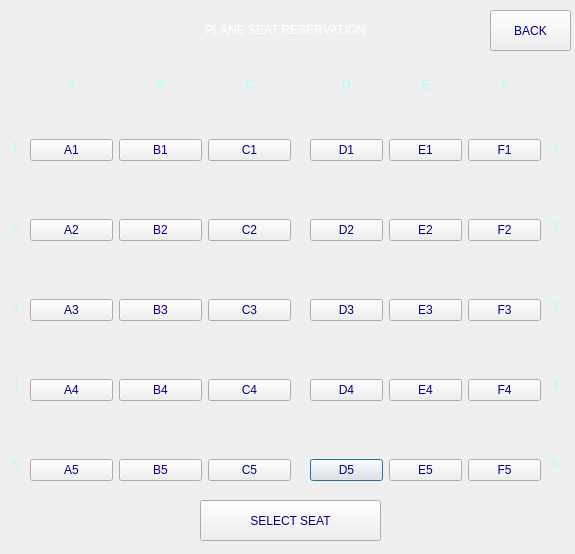
<?xml version="1.0" encoding="UTF-8"?>
<ui version="4.0">
 <class>seatsreservation</class>
 <widget class="QDialog" name="seatsreservation">
  <property name="geometry">
   <rect>
    <x>0</x>
    <y>0</y>
    <width>575</width>
    <height>554</height>
   </rect>
  </property>
  <property name="windowTitle">
   <string>Mabuhay Flights - SEAT SELECTION</string>
  </property>
  <widget class="QLabel" name="label">
   <property name="geometry">
    <rect>
     <x>0</x>
     <y>20</y>
     <width>571</width>
     <height>20</height>
    </rect>
   </property>
   <property name="styleSheet">
    <string notr="true">color: rgb(255, 255, 255);
font: 700 15pt &quot;Segoe UI&quot;;</string>
   </property>
   <property name="text">
    <string>PLANE SEAT RESERVATION</string>
   </property>
   <property name="alignment">
    <set>Qt::AlignCenter</set>
   </property>
  </widget>
  <widget class="QWidget" name="layoutWidget">
   <property name="geometry">
    <rect>
     <x>310</x>
     <y>70</y>
     <width>231</width>
     <height>29</height>
    </rect>
   </property>
   <layout class="QHBoxLayout" name="horizontalLayout_2">
    <item>
     <widget class="QLabel" name="label_5">
      <property name="styleSheet">
       <string notr="true">color: rgb(170, 255, 255);
font: 700 15pt &quot;Segoe UI&quot;;</string>
      </property>
      <property name="text">
       <string>D</string>
      </property>
      <property name="alignment">
       <set>Qt::AlignCenter</set>
      </property>
     </widget>
    </item>
    <item>
     <widget class="QLabel" name="label_6">
      <property name="styleSheet">
       <string notr="true">color: rgb(170, 255, 255);
font: 700 15pt &quot;Segoe UI&quot;;</string>
      </property>
      <property name="text">
       <string>E</string>
      </property>
      <property name="alignment">
       <set>Qt::AlignCenter</set>
      </property>
     </widget>
    </item>
    <item>
     <widget class="QLabel" name="label_7">
      <property name="styleSheet">
       <string notr="true">color: rgb(170, 255, 255);
font: 700 15pt &quot;Segoe UI&quot;;</string>
      </property>
      <property name="text">
       <string>F</string>
      </property>
      <property name="alignment">
       <set>Qt::AlignCenter</set>
      </property>
     </widget>
    </item>
   </layout>
  </widget>
  <widget class="QWidget" name="layoutWidget_5">
   <property name="geometry">
    <rect>
     <x>0</x>
     <y>110</y>
     <width>31</width>
     <height>391</height>
    </rect>
   </property>
   <layout class="QVBoxLayout" name="verticalLayout_9">
    <item>
     <widget class="QLabel" name="label_18">
      <property name="styleSheet">
       <string notr="true">color: rgb(170, 255, 255);
font: 700 15pt &quot;Segoe UI&quot;;</string>
      </property>
      <property name="text">
       <string>1</string>
      </property>
      <property name="alignment">
       <set>Qt::AlignCenter</set>
      </property>
     </widget>
    </item>
    <item>
     <widget class="QLabel" name="label_19">
      <property name="styleSheet">
       <string notr="true">color: rgb(170, 255, 255);
font: 700 15pt &quot;Segoe UI&quot;;</string>
      </property>
      <property name="text">
       <string>2</string>
      </property>
      <property name="alignment">
       <set>Qt::AlignCenter</set>
      </property>
     </widget>
    </item>
    <item>
     <widget class="QLabel" name="label_20">
      <property name="styleSheet">
       <string notr="true">color: rgb(170, 255, 255);
font: 700 15pt &quot;Segoe UI&quot;;</string>
      </property>
      <property name="text">
       <string>3</string>
      </property>
      <property name="alignment">
       <set>Qt::AlignCenter</set>
      </property>
     </widget>
    </item>
    <item>
     <widget class="QLabel" name="label_21">
      <property name="styleSheet">
       <string notr="true">color: rgb(170, 255, 255);
font: 700 15pt &quot;Segoe UI&quot;;</string>
      </property>
      <property name="text">
       <string>4</string>
      </property>
      <property name="alignment">
       <set>Qt::AlignCenter</set>
      </property>
     </widget>
    </item>
    <item>
     <widget class="QLabel" name="label_22">
      <property name="styleSheet">
       <string notr="true">color: rgb(170, 255, 255);
font: 700 15pt &quot;Segoe UI&quot;;</string>
      </property>
      <property name="text">
       <string>5</string>
      </property>
      <property name="alignment">
       <set>Qt::AlignCenter</set>
      </property>
     </widget>
    </item>
   </layout>
  </widget>
  <widget class="QWidget" name="layoutWidget_7">
   <property name="geometry">
    <rect>
     <x>310</x>
     <y>450</y>
     <width>231</width>
     <height>41</height>
    </rect>
   </property>
   <layout class="QHBoxLayout" name="horizontalLayout_6">
    <item>
     <widget class="QPushButton" name="d5">
      <property name="styleSheet">
       <string notr="true">color: rgb(0, 0, 127);</string>
      </property>
      <property name="text">
       <string>D5</string>
      </property>
     </widget>
    </item>
    <item>
     <widget class="QPushButton" name="e5">
      <property name="styleSheet">
       <string notr="true">color: rgb(0, 0, 127);</string>
      </property>
      <property name="text">
       <string>E5</string>
      </property>
     </widget>
    </item>
    <item>
     <widget class="QPushButton" name="f5">
      <property name="styleSheet">
       <string notr="true">color: rgb(0, 0, 127);</string>
      </property>
      <property name="text">
       <string>F5</string>
      </property>
     </widget>
    </item>
   </layout>
  </widget>
  <widget class="QWidget" name="layoutWidget_8">
   <property name="geometry">
    <rect>
     <x>540</x>
     <y>110</y>
     <width>31</width>
     <height>391</height>
    </rect>
   </property>
   <layout class="QVBoxLayout" name="verticalLayout_13">
    <item>
     <widget class="QLabel" name="label_23">
      <property name="styleSheet">
       <string notr="true">color: rgb(170, 255, 255);
font: 700 15pt &quot;Segoe UI&quot;;</string>
      </property>
      <property name="text">
       <string>1</string>
      </property>
      <property name="alignment">
       <set>Qt::AlignCenter</set>
      </property>
     </widget>
    </item>
    <item>
     <widget class="QLabel" name="label_24">
      <property name="styleSheet">
       <string notr="true">color: rgb(170, 255, 255);
font: 700 15pt &quot;Segoe UI&quot;;</string>
      </property>
      <property name="text">
       <string>2</string>
      </property>
      <property name="alignment">
       <set>Qt::AlignCenter</set>
      </property>
     </widget>
    </item>
    <item>
     <widget class="QLabel" name="label_25">
      <property name="styleSheet">
       <string notr="true">color: rgb(170, 255, 255);
font: 700 15pt &quot;Segoe UI&quot;;</string>
      </property>
      <property name="text">
       <string>3</string>
      </property>
      <property name="alignment">
       <set>Qt::AlignCenter</set>
      </property>
     </widget>
    </item>
    <item>
     <widget class="QLabel" name="label_26">
      <property name="styleSheet">
       <string notr="true">color: rgb(170, 255, 255);
font: 700 15pt &quot;Segoe UI&quot;;</string>
      </property>
      <property name="text">
       <string>4</string>
      </property>
      <property name="alignment">
       <set>Qt::AlignCenter</set>
      </property>
     </widget>
    </item>
    <item>
     <widget class="QLabel" name="label_27">
      <property name="styleSheet">
       <string notr="true">color: rgb(170, 255, 255);
font: 700 15pt &quot;Segoe UI&quot;;</string>
      </property>
      <property name="text">
       <string>5</string>
      </property>
      <property name="alignment">
       <set>Qt::AlignCenter</set>
      </property>
     </widget>
    </item>
   </layout>
  </widget>
  <widget class="QPushButton" name="selectflight">
   <property name="geometry">
    <rect>
     <x>200</x>
     <y>500</y>
     <width>181</width>
     <height>41</height>
    </rect>
   </property>
   <property name="styleSheet">
    <string notr="true">color: rgb(0, 0, 127);
font: 700 16pt &quot;Segoe UI&quot;;</string>
   </property>
   <property name="text">
    <string>SELECT SEAT</string>
   </property>
  </widget>
  <widget class="QPushButton" name="selectflight_2">
   <property name="geometry">
    <rect>
     <x>490</x>
     <y>10</y>
     <width>81</width>
     <height>41</height>
    </rect>
   </property>
   <property name="styleSheet">
    <string notr="true">color: rgb(0, 0, 127);
font: 700 16pt &quot;Segoe UI&quot;;</string>
   </property>
   <property name="text">
    <string>BACK</string>
   </property>
  </widget>
  <widget class="QWidget" name="layoutWidget_9">
   <property name="geometry">
    <rect>
     <x>310</x>
     <y>370</y>
     <width>231</width>
     <height>41</height>
    </rect>
   </property>
   <layout class="QHBoxLayout" name="horizontalLayout_10">
    <item>
     <widget class="QPushButton" name="d4">
      <property name="styleSheet">
       <string notr="true">color: rgb(0, 0, 127);</string>
      </property>
      <property name="text">
       <string>D4</string>
      </property>
     </widget>
    </item>
    <item>
     <widget class="QPushButton" name="e4">
      <property name="styleSheet">
       <string notr="true">color: rgb(0, 0, 127);</string>
      </property>
      <property name="text">
       <string>E4</string>
      </property>
     </widget>
    </item>
    <item>
     <widget class="QPushButton" name="f4">
      <property name="styleSheet">
       <string notr="true">color: rgb(0, 0, 127);</string>
      </property>
      <property name="text">
       <string>F4</string>
      </property>
     </widget>
    </item>
   </layout>
  </widget>
  <widget class="QWidget" name="layoutWidget_10">
   <property name="geometry">
    <rect>
     <x>310</x>
     <y>290</y>
     <width>231</width>
     <height>41</height>
    </rect>
   </property>
   <layout class="QHBoxLayout" name="horizontalLayout_20">
    <item>
     <widget class="QPushButton" name="d3">
      <property name="styleSheet">
       <string notr="true">color: rgb(0, 0, 127);</string>
      </property>
      <property name="text">
       <string>D3</string>
      </property>
     </widget>
    </item>
    <item>
     <widget class="QPushButton" name="e3">
      <property name="styleSheet">
       <string notr="true">color: rgb(0, 0, 127);</string>
      </property>
      <property name="text">
       <string>E3</string>
      </property>
     </widget>
    </item>
    <item>
     <widget class="QPushButton" name="f3">
      <property name="styleSheet">
       <string notr="true">color: rgb(0, 0, 127);</string>
      </property>
      <property name="text">
       <string>F3</string>
      </property>
     </widget>
    </item>
   </layout>
  </widget>
  <widget class="QWidget" name="layoutWidget_11">
   <property name="geometry">
    <rect>
     <x>310</x>
     <y>210</y>
     <width>231</width>
     <height>41</height>
    </rect>
   </property>
   <layout class="QHBoxLayout" name="horizontalLayout_21">
    <item>
     <widget class="QPushButton" name="d2">
      <property name="styleSheet">
       <string notr="true">color: rgb(0, 0, 127);</string>
      </property>
      <property name="text">
       <string>D2</string>
      </property>
     </widget>
    </item>
    <item>
     <widget class="QPushButton" name="e2">
      <property name="styleSheet">
       <string notr="true">color: rgb(0, 0, 127);</string>
      </property>
      <property name="text">
       <string>E2</string>
      </property>
     </widget>
    </item>
    <item>
     <widget class="QPushButton" name="f2">
      <property name="styleSheet">
       <string notr="true">color: rgb(0, 0, 127);</string>
      </property>
      <property name="text">
       <string>F2</string>
      </property>
     </widget>
    </item>
   </layout>
  </widget>
  <widget class="QWidget" name="layoutWidget_12">
   <property name="geometry">
    <rect>
     <x>310</x>
     <y>130</y>
     <width>231</width>
     <height>41</height>
    </rect>
   </property>
   <layout class="QHBoxLayout" name="horizontalLayout_22">
    <item>
     <widget class="QPushButton" name="d1">
      <property name="styleSheet">
       <string notr="true">color: rgb(0, 0, 127);</string>
      </property>
      <property name="text">
       <string>D1</string>
      </property>
     </widget>
    </item>
    <item>
     <widget class="QPushButton" name="e1">
      <property name="styleSheet">
       <string notr="true">color: rgb(0, 0, 127);</string>
      </property>
      <property name="text">
       <string>E1</string>
      </property>
     </widget>
    </item>
    <item>
     <widget class="QPushButton" name="f1">
      <property name="styleSheet">
       <string notr="true">color: rgb(0, 0, 127);</string>
      </property>
      <property name="text">
       <string>F1</string>
      </property>
     </widget>
    </item>
   </layout>
  </widget>
  <widget class="QWidget" name="">
   <property name="geometry">
    <rect>
     <x>30</x>
     <y>70</y>
     <width>261</width>
     <height>29</height>
    </rect>
   </property>
   <layout class="QHBoxLayout" name="horizontalLayout">
    <item>
     <widget class="QLabel" name="label_2">
      <property name="styleSheet">
       <string notr="true">color: rgb(170, 255, 255);
font: 700 15pt &quot;Segoe UI&quot;;</string>
      </property>
      <property name="text">
       <string>A</string>
      </property>
      <property name="alignment">
       <set>Qt::AlignCenter</set>
      </property>
     </widget>
    </item>
    <item>
     <widget class="QLabel" name="label_3">
      <property name="styleSheet">
       <string notr="true">color: rgb(170, 255, 255);
font: 700 15pt &quot;Segoe UI&quot;;</string>
      </property>
      <property name="text">
       <string>B</string>
      </property>
      <property name="alignment">
       <set>Qt::AlignCenter</set>
      </property>
     </widget>
    </item>
    <item>
     <widget class="QLabel" name="label_4">
      <property name="styleSheet">
       <string notr="true">color: rgb(170, 255, 255);
font: 700 15pt &quot;Segoe UI&quot;;</string>
      </property>
      <property name="text">
       <string>C</string>
      </property>
      <property name="alignment">
       <set>Qt::AlignCenter</set>
      </property>
     </widget>
    </item>
   </layout>
  </widget>
  <widget class="QWidget" name="">
   <property name="geometry">
    <rect>
     <x>30</x>
     <y>450</y>
     <width>261</width>
     <height>41</height>
    </rect>
   </property>
   <layout class="QHBoxLayout" name="horizontalLayout_4">
    <item>
     <widget class="QPushButton" name="a5">
      <property name="styleSheet">
       <string notr="true">color: rgb(0, 0, 127);</string>
      </property>
      <property name="text">
       <string>A5</string>
      </property>
     </widget>
    </item>
    <item>
     <widget class="QPushButton" name="b5">
      <property name="styleSheet">
       <string notr="true">color: rgb(0, 0, 127);</string>
      </property>
      <property name="text">
       <string>B5</string>
      </property>
     </widget>
    </item>
    <item>
     <widget class="QPushButton" name="c5">
      <property name="styleSheet">
       <string notr="true">color: rgb(0, 0, 127);</string>
      </property>
      <property name="text">
       <string>C5</string>
      </property>
     </widget>
    </item>
   </layout>
  </widget>
  <widget class="QWidget" name="">
   <property name="geometry">
    <rect>
     <x>30</x>
     <y>130</y>
     <width>261</width>
     <height>41</height>
    </rect>
   </property>
   <layout class="QHBoxLayout" name="horizontalLayout_3">
    <item>
     <widget class="QPushButton" name="a1">
      <property name="styleSheet">
       <string notr="true">color: rgb(0, 0, 127);</string>
      </property>
      <property name="text">
       <string>A1</string>
      </property>
     </widget>
    </item>
    <item>
     <widget class="QPushButton" name="b1">
      <property name="styleSheet">
       <string notr="true">color: rgb(0, 0, 127);</string>
      </property>
      <property name="text">
       <string>B1</string>
      </property>
     </widget>
    </item>
    <item>
     <widget class="QPushButton" name="c1">
      <property name="styleSheet">
       <string notr="true">color: rgb(0, 0, 127);</string>
      </property>
      <property name="text">
       <string>C1</string>
      </property>
     </widget>
    </item>
   </layout>
  </widget>
  <widget class="QWidget" name="">
   <property name="geometry">
    <rect>
     <x>30</x>
     <y>210</y>
     <width>261</width>
     <height>41</height>
    </rect>
   </property>
   <layout class="QHBoxLayout" name="horizontalLayout_7">
    <item>
     <widget class="QPushButton" name="a2">
      <property name="styleSheet">
       <string notr="true">color: rgb(0, 0, 127);</string>
      </property>
      <property name="text">
       <string>A2</string>
      </property>
     </widget>
    </item>
    <item>
     <widget class="QPushButton" name="b2">
      <property name="styleSheet">
       <string notr="true">color: rgb(0, 0, 127);</string>
      </property>
      <property name="text">
       <string>B2</string>
      </property>
     </widget>
    </item>
    <item>
     <widget class="QPushButton" name="c2">
      <property name="styleSheet">
       <string notr="true">color: rgb(0, 0, 127);</string>
      </property>
      <property name="text">
       <string>C2</string>
      </property>
     </widget>
    </item>
   </layout>
  </widget>
  <widget class="QWidget" name="">
   <property name="geometry">
    <rect>
     <x>30</x>
     <y>290</y>
     <width>261</width>
     <height>41</height>
    </rect>
   </property>
   <layout class="QHBoxLayout" name="horizontalLayout_8">
    <item>
     <widget class="QPushButton" name="a3">
      <property name="styleSheet">
       <string notr="true">color: rgb(0, 0, 127);</string>
      </property>
      <property name="text">
       <string>A3</string>
      </property>
     </widget>
    </item>
    <item>
     <widget class="QPushButton" name="b3">
      <property name="styleSheet">
       <string notr="true">color: rgb(0, 0, 127);</string>
      </property>
      <property name="text">
       <string>B3</string>
      </property>
     </widget>
    </item>
    <item>
     <widget class="QPushButton" name="c3">
      <property name="styleSheet">
       <string notr="true">color: rgb(0, 0, 127);</string>
      </property>
      <property name="text">
       <string>C3</string>
      </property>
     </widget>
    </item>
   </layout>
  </widget>
  <widget class="QWidget" name="">
   <property name="geometry">
    <rect>
     <x>30</x>
     <y>370</y>
     <width>261</width>
     <height>41</height>
    </rect>
   </property>
   <layout class="QHBoxLayout" name="horizontalLayout_9">
    <item>
     <widget class="QPushButton" name="a4">
      <property name="styleSheet">
       <string notr="true">color: rgb(0, 0, 127);</string>
      </property>
      <property name="text">
       <string>A4</string>
      </property>
     </widget>
    </item>
    <item>
     <widget class="QPushButton" name="b4">
      <property name="styleSheet">
       <string notr="true">color: rgb(0, 0, 127);</string>
      </property>
      <property name="text">
       <string>B4</string>
      </property>
     </widget>
    </item>
    <item>
     <widget class="QPushButton" name="c4">
      <property name="styleSheet">
       <string notr="true">color: rgb(0, 0, 127);</string>
      </property>
      <property name="text">
       <string>C4</string>
      </property>
     </widget>
    </item>
   </layout>
  </widget>
 </widget>
 <resources/>
 <connections/>
</ui>
